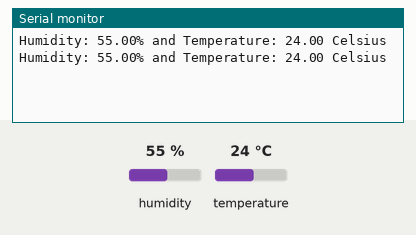
Simulated run of this sketch. Board: Arduino Uno, built with avr-gcc and run on an emulated ATmega328P. Parts: the last lines printed to the serial monitor. Inputs (shaded band) come from the test bench; at power-on: humidity 55 %, temperature 24 °C.

Above: at 2.8 s.
2.9 s: humidity set to 22 %
At 4.8 s:
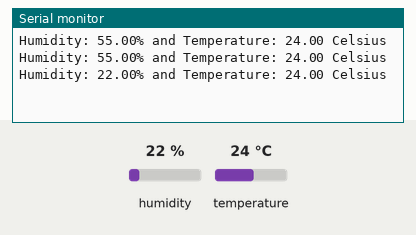
5.6 s: temperature set to 12 °C
At 6.6 s:
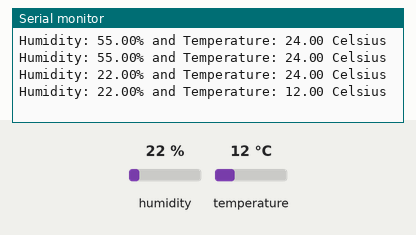
8.3 s: humidity set to 40 %
At 11.3 s:
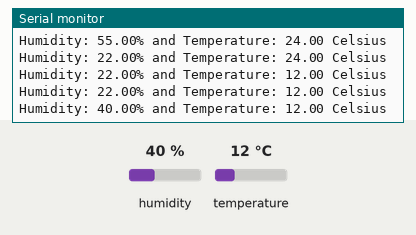
Timing chart, 0 to 12.8 s (numbered marks = the images above; inputs shaded):
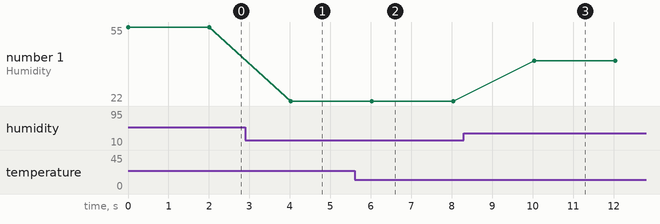

Measured:
- after the input at 2.9 s, the serial monitor: prints a new line after 1.1 s (image 1)
- after the input at 5.6 s, the serial monitor: prints a new line after 0.42 s (image 2)
- after the input at 8.3 s, the serial monitor: prints a new line after 1.7 s (image 3)
- plotted number 1: 55 → 22 after the input at 2.9 s, 22 → 40 after the input at 8.3 s

The sketch:

5dht.ino
```cpp
#include<dht.h>

#define DHTTYPE DHT22
#define DHTPIN 8

DHT dht(DHTPIN, DHTTYPE);

float hum, temp;

void setup()
{
    dht.begin();
    Serial.begin(9600);
}

void loop()
{
    hum=dht.readHumidity();
    temp=dht.readTemperature();

    Serial.print("Humidity: ");
    Serial.print(hum);
    Serial.print("% and Temperature: ");
    Serial.print(temp);
    Serial.println(" Celsius");
    delay(2000);
}
```
